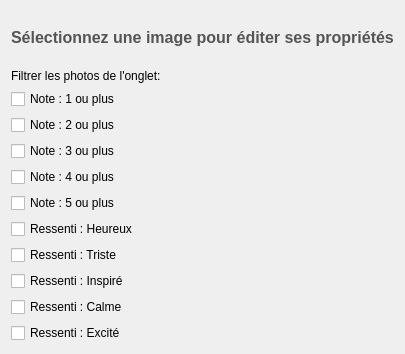
<?xml version="1.0" encoding="UTF-8"?>
<ui version="4.0">
 <class>SideBarEmpty</class>
 <widget class="QWidget" name="SideBarEmpty">
  <property name="geometry">
   <rect>
    <x>0</x>
    <y>0</y>
    <width>401</width>
    <height>354</height>
   </rect>
  </property>
  <property name="windowTitle">
   <string>Form</string>
  </property>
  <layout class="QVBoxLayout" name="verticalLayout">
   <item>
    <widget class="QLabel" name="label">
     <property name="styleSheet">
      <string notr="true">QLabel {
        font-size: 16px;
        font-weight: 600;
        color: #555555;
    }</string>
     </property>
     <property name="text">
      <string>Sélectionnez une image pour éditer ses propriétés</string>
     </property>
    </widget>
   </item>
   <item>
    <layout class="QVBoxLayout" name="verticalLayout_2">
     <item>
      <widget class="QLabel" name="label_2">
       <property name="sizePolicy">
        <sizepolicy hsizetype="Preferred" vsizetype="Minimum">
         <horstretch>0</horstretch>
         <verstretch>0</verstretch>
        </sizepolicy>
       </property>
       <property name="text">
        <string>Filtrer les photos de l'onglet: </string>
       </property>
      </widget>
     </item>
     <item>
      <widget class="QCheckBox" name="onestar">
       <property name="text">
        <string>Note : 1 ou plus</string>
       </property>
      </widget>
     </item>
     <item>
      <widget class="QCheckBox" name="twoStars">
       <property name="text">
        <string>Note : 2 ou plus</string>
       </property>
      </widget>
     </item>
     <item>
      <widget class="QCheckBox" name="threestars">
       <property name="text">
        <string>Note : 3 ou plus</string>
       </property>
      </widget>
     </item>
     <item>
      <widget class="QCheckBox" name="fourstars">
       <property name="text">
        <string>Note : 4 ou plus</string>
       </property>
      </widget>
     </item>
     <item>
      <widget class="QCheckBox" name="fivestars">
       <property name="text">
        <string>Note : 5 ou plus</string>
       </property>
      </widget>
     </item>
     <item>
      <widget class="QCheckBox" name="heureux">
       <property name="text">
        <string>Ressenti : Heureux</string>
       </property>
      </widget>
     </item>
     <item>
      <widget class="QCheckBox" name="sad">
       <property name="text">
        <string>Ressenti : Triste</string>
       </property>
      </widget>
     </item>
     <item>
      <widget class="QCheckBox" name="inspired">
       <property name="text">
        <string>Ressenti : Inspiré</string>
       </property>
      </widget>
     </item>
     <item>
      <widget class="QCheckBox" name="calm">
       <property name="text">
        <string>Ressenti : Calme</string>
       </property>
      </widget>
     </item>
     <item>
      <widget class="QCheckBox" name="excite">
       <property name="text">
        <string>Ressenti : Excité</string>
       </property>
      </widget>
     </item>
    </layout>
   </item>
  </layout>
 </widget>
 <resources/>
 <connections/>
</ui>
